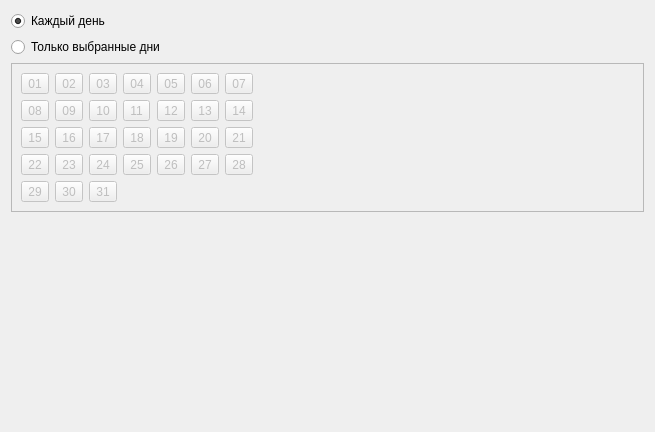
     <widget class="QWidget" name="daysPage">
      <property name="geometry">
       <rect>
        <x>0</x>
        <y>0</y>
        <width>655</width>
        <height>432</height>
       </rect>
      </property>
      <attribute name="label">
       <string>Дни месяца</string>
      </attribute>
      <layout class="QVBoxLayout" name="verticalLayout_5">
       <item>
        <widget class="QRadioButton" name="daysEveryRadioButton">
         <property name="text">
          <string>Каждый день</string>
         </property>
         <property name="checked">
          <bool>true</bool>
         </property>
        </widget>
       </item>
       <item>
        <widget class="QRadioButton" name="daysSelectedRadioButton">
         <property name="text">
          <string>Только выбранные дни</string>
         </property>
        </widget>
       </item>
       <item>
        <widget class="QFrame" name="daysSelectedFrame">
         <property name="enabled">
          <bool>false</bool>
         </property>
         <property name="frameShape">
          <enum>QFrame::StyledPanel</enum>
         </property>
         <property name="frameShadow">
          <enum>QFrame::Raised</enum>
         </property>
         <layout class="QHBoxLayout" name="horizontalLayout_7">
          <item>
           <layout class="QGridLayout" name="gridLayout_3">
            <item row="4" column="0">
             <widget class="QToolButton" name="dayButton_29">
              <property name="text">
               <string>29</string>
              </property>
              <property name="checkable">
               <bool>true</bool>
              </property>
             </widget>
            </item>
            <item row="4" column="1">
             <widget class="QToolButton" name="dayButton_30">
              <property name="text">
               <string>30</string>
              </property>
              <property name="checkable">
               <bool>true</bool>
              </property>
             </widget>
            </item>
            <item row="4" column="2">
             <widget class="QToolButton" name="dayButton_31">
              <property name="text">
               <string>31</string>
              </property>
              <property name="checkable">
               <bool>true</bool>
              </property>
             </widget>
            </item>
            <item row="1" column="0">
             <widget class="QToolButton" name="dayButton_08">
              <property name="text">
               <string>08</string>
              </property>
              <property name="checkable">
               <bool>true</bool>
              </property>
             </widget>
            </item>
            <item row="1" column="1">
             <widget class="QToolButton" name="dayButton_09">
              <property name="text">
               <string>09</string>
              </property>
              <property name="checkable">
               <bool>true</bool>
              </property>
             </widget>
            </item>
            <item row="1" column="2">
             <widget class="QToolButton" name="dayButton_10">
              <property name="text">
               <string>10</string>
              </property>
              <property name="checkable">
               <bool>true</bool>
              </property>
             </widget>
            </item>
            <item row="1" column="3">
             <widget class="QToolButton" name="dayButton_11">
              <property name="text">
               <string>11</string>
              </property>
              <property name="checkable">
               <bool>true</bool>
              </property>
             </widget>
            </item>
            <item row="3" column="0">
             <widget class="QToolButton" name="dayButton_22">
              <property name="text">
               <string>22</string>
              </property>
              <property name="checkable">
               <bool>true</bool>
              </property>
             </widget>
            </item>
            <item row="3" column="1">
             <widget class="QToolButton" name="dayButton_23">
              <property name="text">
               <string>23</string>
              </property>
              <property name="checkable">
               <bool>true</bool>
              </property>
             </widget>
            </item>
            <item row="3" column="2">
             <widget class="QToolButton" name="dayButton_24">
              <property name="text">
               <string>24</string>
              </property>
              <property name="checkable">
               <bool>true</bool>
              </property>
             </widget>
            </item>
            <item row="3" column="3">
             <widget class="QToolButton" name="dayButton_25">
              <property name="text">
               <string>25</string>
              </property>
              <property name="checkable">
               <bool>true</bool>
              </property>
             </widget>
            </item>
            <item row="3" column="4">
             <widget class="QToolButton" name="dayButton_26">
              <property name="text">
               <string>26</string>
              </property>
              <property name="checkable">
               <bool>true</bool>
              </property>
             </widget>
            </item>
            <item row="3" column="5">
             <widget class="QToolButton" name="dayButton_27">
              <property name="text">
               <string>27</string>
              </property>
              <property name="checkable">
               <bool>true</bool>
              </property>
             </widget>
            </item>
            <item row="3" column="6">
             <widget class="QToolButton" name="dayButton_28">
              <property name="text">
               <string>28</string>
              </property>
              <property name="checkable">
               <bool>true</bool>
              </property>
             </widget>
            </item>
            <item row="0" column="0">
             <widget class="QToolButton" name="dayButton_01">
              <property name="text">
               <string>01</string>
              </property>
              <property name="checkable">
               <bool>true</bool>
              </property>
             </widget>
            </item>
            <item row="0" column="1">
             <widget class="QToolButton" name="dayButton_02">
              <property name="text">
               <string>02</string>
              </property>
              <property name="checkable">
               <bool>true</bool>
              </property>
             </widget>
            </item>
            <item row="0" column="2">
             <widget class="QToolButton" name="dayButton_03">
              <property name="text">
               <string>03</string>
              </property>
              <property name="checkable">
               <bool>true</bool>
              </property>
             </widget>
            </item>
            <item row="0" column="3">
             <widget class="QToolButton" name="dayButton_04">
              <property name="text">
               <string>04</string>
              </property>
              <property name="checkable">
               <bool>true</bool>
              </property>
             </widget>
            </item>
            <item row="0" column="4">
             <widget class="QToolButton" name="dayButton_05">
              <property name="text">
               <string>05</string>
              </property>
              <property name="checkable">
               <bool>true</bool>
              </property>
             </widget>
            </item>
            <item row="0" column="5">
             <widget class="QToolButton" name="dayButton_06">
              <property name="text">
               <string>06</string>
              </property>
              <property name="checkable">
               <bool>true</bool>
              </property>
             </widget>
            </item>
            <item row="0" column="6">
             <widget class="QToolButton" name="dayButton_07">
              <property name="text">
               <string>07</string>
              </property>
              <property name="checkable">
               <bool>true</bool>
              </property>
             </widget>
            </item>
            <item row="1" column="4">
             <widget class="QToolButton" name="dayButton_12">
              <property name="text">
               <string>12</string>
              </property>
              <property name="checkable">
               <bool>true</bool>
              </property>
             </widget>
            </item>
            <item row="1" column="5">
             <widget class="QToolButton" name="dayButton_13">
              <property name="text">
               <string>13</string>
              </property>
              <property name="checkable">
               <bool>true</bool>
              </property>
             </widget>
            </item>
            <item row="1" column="6">
             <widget class="QToolButton" name="dayButton_14">
              <property name="text">
               <string>14</string>
              </property>
              <property name="checkable">
               <bool>true</bool>
              </property>
             </widget>
            </item>
            <item row="2" column="3">
             <widget class="QToolButton" name="dayButton_18">
              <property name="text">
               <string>18</string>
              </property>
              <property name="checkable">
               <bool>true</bool>
              </property>
             </widget>
            </item>
            <item row="2" column="4">
             <widget class="QToolButton" name="dayButton_19">
              <property name="text">
               <string>19</string>
              </property>
              <property name="checkable">
               <bool>true</bool>
              </property>
             </widget>
            </item>
            <item row="2" column="5">
             <widget class="QToolButton" name="dayButton_20">
              <property name="text">
               <string>20</string>
              </property>
              <property name="checkable">
               <bool>true</bool>
              </property>
             </widget>
            </item>
            <item row="2" column="6">
             <widget class="QToolButton" name="dayButton_21">
              <property name="text">
               <string>21</string>
              </property>
              <property name="checkable">
               <bool>true</bool>
              </property>
             </widget>
            </item>
            <item row="2" column="0">
             <widget class="QToolButton" name="dayButton_15">
              <property name="text">
               <string>15</string>
              </property>
              <property name="checkable">
               <bool>true</bool>
              </property>
             </widget>
            </item>
            <item row="2" column="2">
             <widget class="QToolButton" name="dayButton_17">
              <property name="text">
               <string>17</string>
              </property>
              <property name="checkable">
               <bool>true</bool>
              </property>
             </widget>
            </item>
            <item row="2" column="1">
             <widget class="QToolButton" name="dayButton_16">
              <property name="text">
               <string>16</string>
              </property>
              <property name="checkable">
               <bool>true</bool>
              </property>
             </widget>
            </item>
           </layout>
          </item>
          <item>
           <spacer name="horizontalSpacer_7">
            <property name="orientation">
             <enum>Qt::Horizontal</enum>
            </property>
            <property name="sizeHint" stdset="0">
             <size>
              <width>189</width>
              <height>20</height>
             </size>
            </property>
           </spacer>
          </item>
         </layout>
        </widget>
       </item>
       <item>
        <spacer name="verticalSpacer_4">
         <property name="orientation">
          <enum>Qt::Vertical</enum>
         </property>
         <property name="sizeHint" stdset="0">
          <size>
           <width>20</width>
           <height>40</height>
          </size>
         </property>
        </spacer>
       </item>
      </layout>
     </widget>
